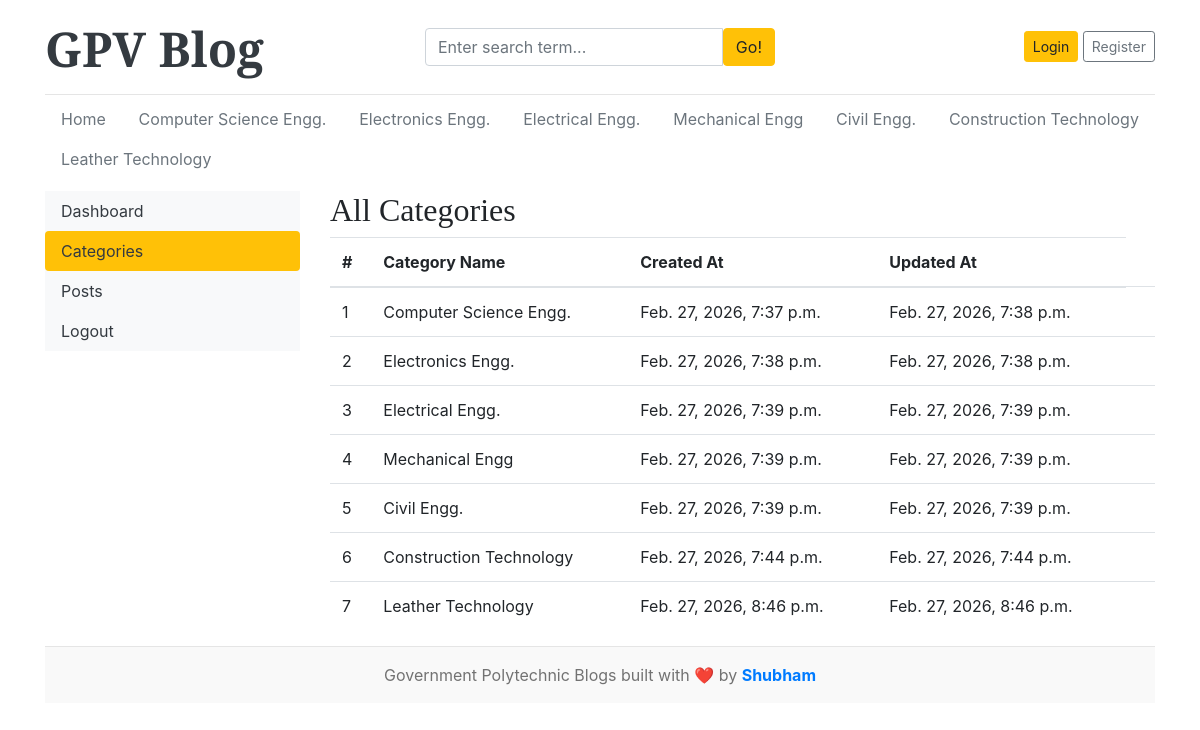
/dashboard/categories/, run on the app's committed database.
### blogs/models.py (models this page shows)
class category(models.Model):
    category_name = models.CharField(max_length=50,unique=True)
    cerated_at = models.DateTimeField(auto_now_add=True)
    updated_at = models.DateTimeField(auto_now=True)
    class Meta:
        verbose_name_plural = 'categories'
    def __str__(self):
        return self.category_name

### dashboards/views.py (the view)
# urls.py: path('categories/', views.categories, name='categories'),
def categories(request):
  return render(request, 'dashboard/categories.html')

### blogs/context_processors.py (called while the page is built)
def get_categories(request):
  categories = category.objects.all()
  return dict(categories=categories)

def get_social_links(requests):
  social_links = SocialLink.objects.all()
  return dict(social_links=social_links)

### templates/dashboard/categories.html (shortened to what this page needs)
{% extends "base.html" %}
{% block content %}
<div class="row">
    {% include  'dashboard/sidebar.html'%}
    <div class="col-md-9">
        <h2> All Categories </h2>
        <table class="table table-hover">
            <thead>
                <tr>
                    <th>#</th>
                    <th>Category Name</th>
                    <th>Created At</th>
                    <th>Updated At</th>
                </tr>
            </thead>
            <tbody>
                {%for cat in categories %}
                <tr>
                    <td>{{ forloop.counter }}</td>
                    <td>{{cat}}</td>
                    <td>{{ cat.cerated_at }}</td>
                    <td>{{cat.updated_at }}</td>
                    <td>
                    </td>
                </tr>
                {% endfor %}
            </tbody>
          </table>
    </div>
</div>
{% endblock %}

### templates/base.html (shortened to what this page needs)
{% load static %}
<!DOCTYPE html>
<html lang="en">
<head>
    <link href="https://getbootstrap.com/docs/4.0/dist/css/bootstrap.min.css" rel="stylesheet">
    <link rel="stylesheet" href="https://cdnjs.cloudflare.com/ajax/libs/font-awesome/4.7.0/css/font-awesome.min.css">
    <link href="{% static 'C:\Users\itzsh\OneDrive\Desktop\Blog\blog_main\static\css\blog.css'%}" rel="stylesheet">
  </head>
<body>
    <div class="container">
      <header class="blog-header py-3">
        <div class="row flex-nowrap justify-content-between align-items-center">
          <div class="col-4 pt-1">
            <a class="blog-header-logo text-dark display-4 font-weight-bold" href="/">GPV Blog</a>
          </div>
          <div class="col-4">
            <form action="{% url 'search' %}" method="GET">
              <div class="input-group">
                <input class="form-control" type="text" name="keywords" value="{{ keyword }}" placeholder="Enter search term..." aria-label="Enter search term..." aria-describedby="button-search" />
                  <button type="submit" class="btn btn-warning" id="button-search" type="button">Go!</button>
              </div>
            </form>
          </div>
          <div class="col-4 d-flex justify-content-end align-items-center">
            {% if not user.is_authenticated %}
            <a class="btn btn-sm btn-warning glow-btn" href="{% url 'login' %}">Login</a> &nbsp;
            <a class="btn btn-sm btn-outline-secondary glow-btn" href="{% url 'register' %}">Register</a>
            {% else %}
            <span><a href="{% url 'dashboard' %}" class="glow-button">Dashboard</a></span>
            &emsp;
            <span><a href="{% url 'logout' %}" class="glow-button">Logout</a></span>
            {% endif %}
          </div>
        </div>
      </header>
      <div class="nav-scroller py-1 mb-2">
        <nav class="nav d-flex justify-content-between">
          <a class="nav-btn" href="/">Home</a>
          {% for cat in categories %}
            <a class="nav-btn" href="{% url 'posts_by_category' cat.id %}">
              {{ cat.category_name }}
            </a>
          {% endfor %}
        </nav>
      </div>
{% block content %}
{% endblock %}
 <footer class="blog-footer text-center py-3">
  <div class="container">
    <p class="mb-0">
      Government Polytechnic Blogs built with ❤️ by
      <a href="" class="font-weight-bold">Shubham</a>
    </p>
  </div>
</footer>
</body>
</html>

### blog_main/static/css/blog.css (style rules this page uses)
.blog-header { border-bottom: 1px solid #e5e5e5; }
.blog-header-logo { font-family: "Playfair Display", Georgia, "Times New Roman", serif; font-size: 2.25rem; }
h1, h2, h3, h4, h5, h6 { font-family: "Playfair Display", Georgia, "Times New Roman", serif; }
.display-4 { font-size: 2.5rem; }
@media (min-width: 768px) { .display-4 { font-size: 3rem; } }
.blog-footer { padding: 2.5rem 0; color: #727272; text-align: center; background-color: #f9f9f9; border-top: .05rem solid #e5e5e5; }
.blog-footer p:last-child { text-align: center; margin-bottom: 0; margin-bottom: 1rem; }
.glow-btn { transition: all 0.3s ease-in-out; }
.nav-btn { padding: 8px 16px; border-radius: 6px; text-decoration: none; color: #6c757d; transition: all 0.3s ease-in-out; display: inline-block; }

### data on the page
category: category_name "Computer Science Engg.", cerated_at "Feb. 27, 2026, 7:37 p.m.", updated_at "Feb. 27, 2026, 7:38 p.m."
category: category_name "Electronics Engg.", cerated_at "Feb. 27, 2026, 7:38 p.m.", updated_at "Feb. 27, 2026, 7:38 p.m."
category: category_name "Electrical Engg.", cerated_at "Feb. 27, 2026, 7:39 p.m.", updated_at "Feb. 27, 2026, 7:39 p.m."
category: category_name "Mechanical Engg", cerated_at "Feb. 27, 2026, 7:39 p.m.", updated_at "Feb. 27, 2026, 7:39 p.m."
category: category_name "Civil Engg.", cerated_at "Feb. 27, 2026, 7:39 p.m.", updated_at "Feb. 27, 2026, 7:39 p.m."
category: category_name "Construction Technology", cerated_at "Feb. 27, 2026, 7:44 p.m.", updated_at "Feb. 27, 2026, 7:44 p.m."
category: category_name "Leather Technology", cerated_at "Feb. 27, 2026, 8:46 p.m.", updated_at "Feb. 27, 2026, 8:46 p.m."
